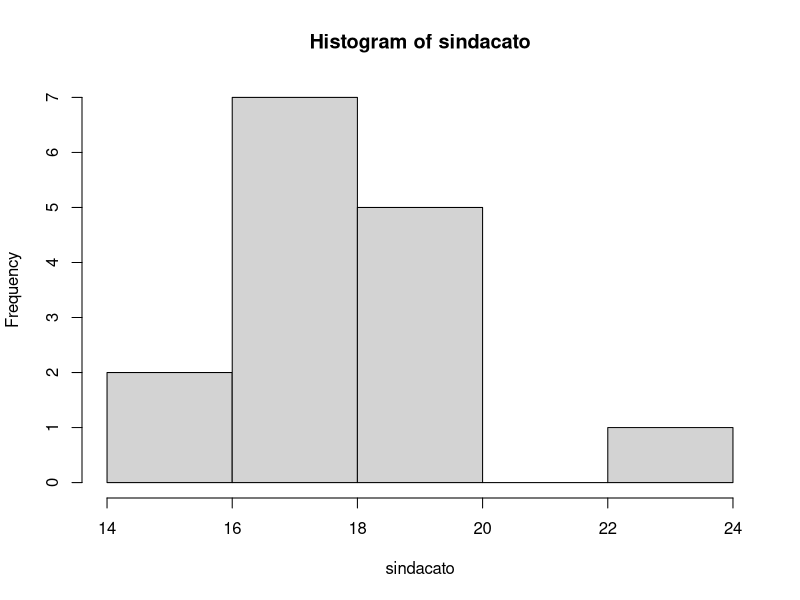
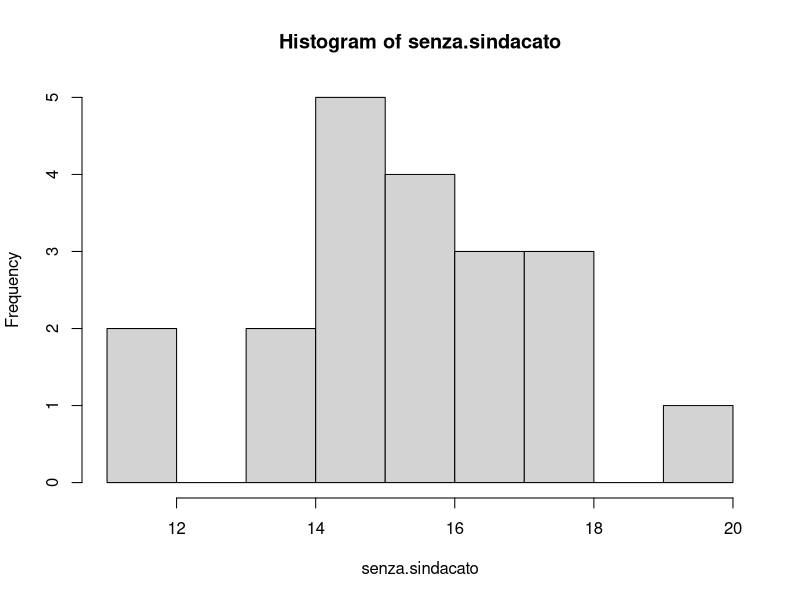
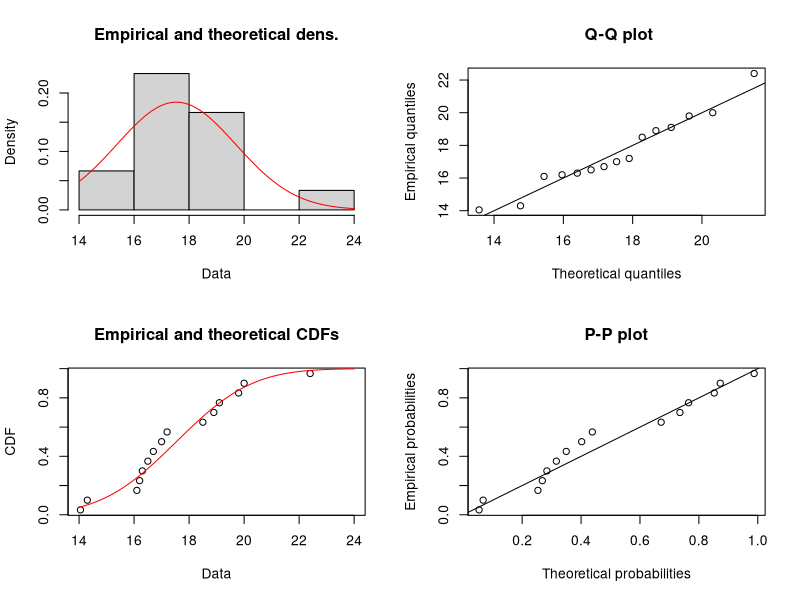
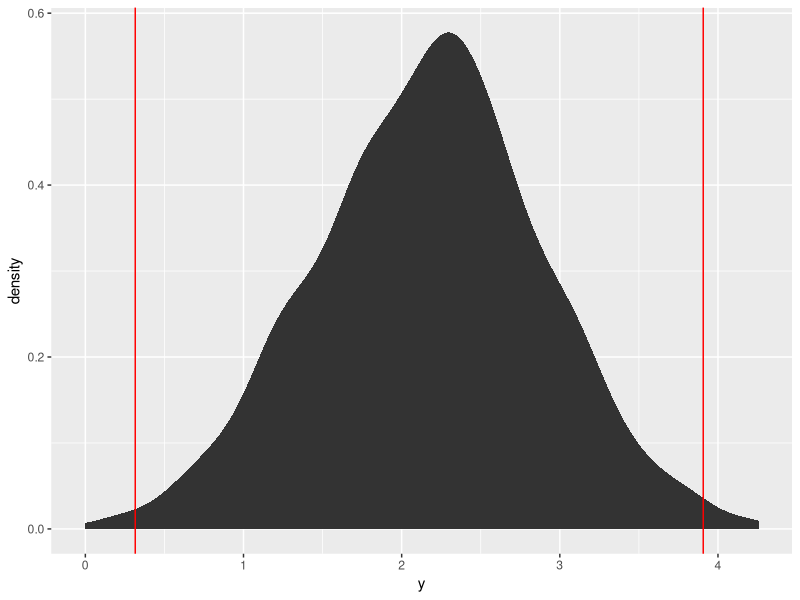

Write R code to recreate these figures, in order.
## ---- chunk 1
library(fitdistrplus)
library(ggplot2)
workers <- read.table("../workers.txt", header = TRUE)
## ---- chunk 2
sindacato <- workers[workers$status == "union",1]
senza.sindacato <- workers[workers$status != "union",1]

hist(sindacato)
hist(senza.sindacato)
## ---- chunk 3
fit.norm.mle <- fitdist(sindacato,distr = "norm")
plot(fit.norm.mle)
fit.norm.mle
## ---- chunk 4
B <- 1000

sindacato.values <- matrix(sample(sindacato, B*length(sindacato),replace = TRUE), ncol = length(sindacato))
no.sindacato.values <- matrix(sample(senza.sindacato, B*length(senza.sindacato),replace = TRUE), ncol = length(senza.sindacato))

boot.sindacato.estimatore <- apply(sindacato.values,1,mean)
boot.no.sindacato.estimatore <- apply(no.sindacato.values,1,mean)

boot.estimatore <- boot.sindacato.estimatore - boot.no.sindacato.estimatore

v.boot <- mean(boot.estimatore^2) - mean(boot.estimatore)^2
v.boot

## ---- chunk 5
boot.theta <- boot.sindacato.estimatore-boot.no.sindacato.estimatore

alpha <- 0.01
limiti <- quantile(boot.theta,prob=c(alpha/2,1-alpha/2))
limiti

p <- ggplot(data.frame(y = boot.theta), aes(y))
p <- p + stat_density()
p <- p + geom_vline(xintercept = limiti, col="red")
p
## ---- chunk 6
mean(boot.theta>0)
